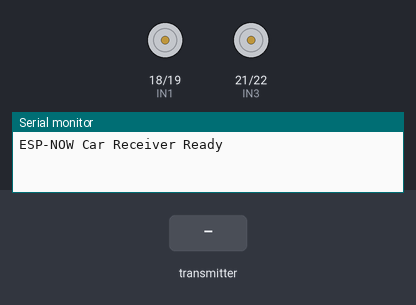
Recording of a sketch running on a simulated ESP32. On the bench: motor-driver pin pairs drawn as motors (green arrow = first pin HIGH = forward, orange = second pin HIGH = backward, longer = more drive, scaled by the enable pin), the last lines printed to the serial monitor. The test bench sets the inputs (shaded band).

Above: at 1.2 s.
1.3 s: the transmitter starts sending xPos = 1024
At 2.5 s:
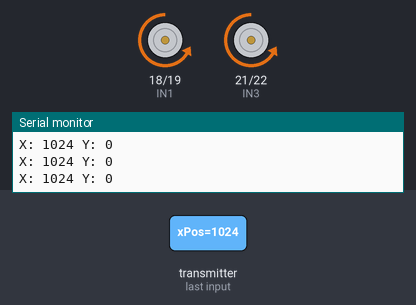
2.8 s: the transmitter starts sending yPos = 1024
At 3.8 s:
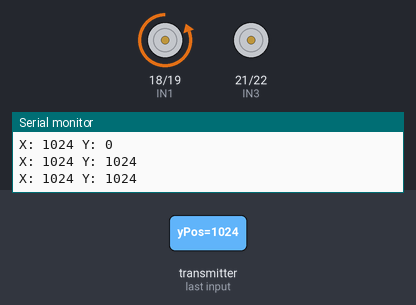
4.3 s: the transmitter starts sending xPos = 0
At 5.1 s:
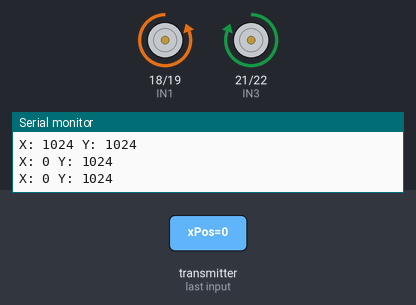
5.8 s: the transmitter starts sending yPos = 0
At 7.0 s:
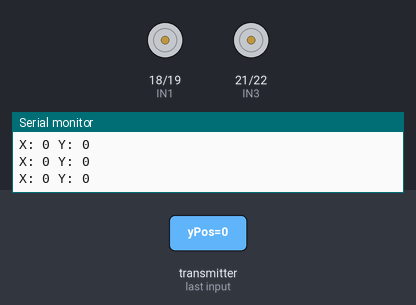
7.3 s: the transmitter starts sending yPos = 2048
At 8.5 s:
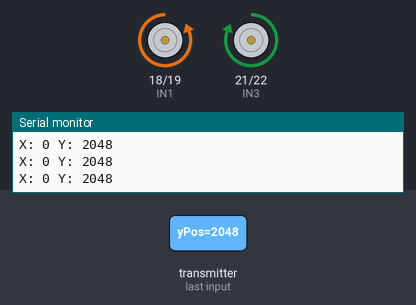
8.8 s: the transmitter starts sending xPos = 2048
At 9.7 s:
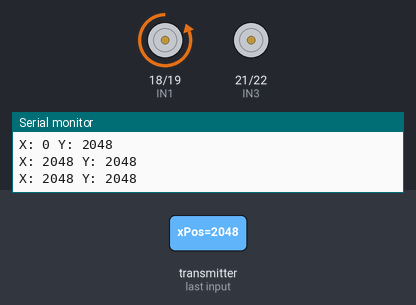
Timing chart, 0 to 11.3 s (numbered marks = the images above; inputs shaded):
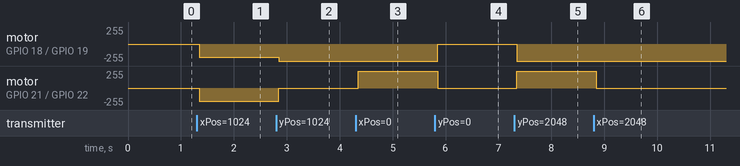

Measured:
- after the input at 1.3 s, motor on GPIO 18 (IN1) / GPIO 19 (IN2), motor on GPIO 21 (IN3) / GPIO 22 (IN4): stopped → backward 200/255 after 0.05 s
- after the input at 2.8 s, motor on GPIO 18 (IN1) / GPIO 19 (IN2): backward 200/255 → backward 255/255 after 0.05 s; motor on GPIO 21 (IN3) / GPIO 22 (IN4): backward 200/255 → stopped after 0.05 s
- after the input at 4.3 s, motor on GPIO 21 (IN3) / GPIO 22 (IN4): stopped → forward 255/255 after 0.05 s
- after the input at 5.8 s, motor on GPIO 18 (IN1) / GPIO 19 (IN2): backward 255/255 → stopped after 0.05 s; motor on GPIO 21 (IN3) / GPIO 22 (IN4): forward 255/255 → stopped after 0.05 s
- after the input at 7.3 s, motor on GPIO 18 (IN1) / GPIO 19 (IN2): stopped → backward 255/255 after 0.05 s; motor on GPIO 21 (IN3) / GPIO 22 (IN4): stopped → forward 255/255 after 0.05 s
- after the input at 8.8 s, motor on GPIO 21 (IN3) / GPIO 22 (IN4): forward 255/255 → stopped after 0.05 s

The sketch:

bluetooth_car_for_putti.ino
```cpp
#include <esp_now.h>
#include <WiFi.h>

#define IN1 18
#define IN2 19
#define IN3 21
#define IN4 22
#define ENA 25
#define ENB 26

int baseSpeed = 250;
int currentSpeedA = 250;
int currentSpeedB = 250;

// Structure to receive joystick data
typedef struct struct_message {
  int xPos;
  int yPos;
} struct_message;

struct_message joystickData;

void setup() {
  Serial.begin(115200);

  // Set device as a Wi-Fi Station
  WiFi.mode(WIFI_STA);

  // Init ESP-NOW
  if (esp_now_init() != ESP_OK) {
    Serial.println("Error initializing ESP-NOW");
    return;
  }

  // Register for a callback function that will be called when data is received
  esp_now_register_recv_cb(onDataReceive);

  pinMode(IN1, OUTPUT); pinMode(IN2, OUTPUT);
  pinMode(IN3, OUTPUT); pinMode(IN4, OUTPUT);
  pinMode(ENA, OUTPUT); pinMode(ENB, OUTPUT);

  // Initialize motors to stop
  stopMotors();

  Serial.println("ESP-NOW Car Receiver Ready");
}

void loop() {
  // Main loop is empty as we handle everything in the callback
  delay(10);
}

// Callback function - compatible with newer ESP32 core versions
void onDataReceive(const esp_now_recv_info *recv_info, const uint8_t *incomingData, int len) {
  memcpy(&joystickData, incomingData, sizeof(joystickData));

  Serial.print("X: "); Serial.print(joystickData.xPos);
  Serial.print(" Y: "); Serial.println(joystickData.yPos);

  processJoystickInput(joystickData.xPos, joystickData.yPos);
}

void processJoystickInput(int xPos, int yPos) {
  // Convert joystick values (-512 to 512) to motor control
  // Dead zone to prevent drift
  int deadZone = 50;

  if (abs(xPos) < deadZone && abs(yPos) < deadZone) {
    stopMotors();
    return;
  }

  // Calculate base speed from Y axis (forward/backward)
  int forwardSpeed = map(abs(yPos), deadZone, 512, 0, 255);
  forwardSpeed = constrain(forwardSpeed, 0, 255);

  // Calculate turn adjustment from X axis
  int turnAdjustment = map(abs(xPos), deadZone, 512, 0, 100);
  turnAdjustment = constrain(turnAdjustment, 0, 100);

  // Determine direction and apply differential steering
  if (yPos > deadZone) {
    // Moving forward
    if (xPos > deadZone) {
      // Forward right
      currentSpeedA = forwardSpeed;
      currentSpeedB = forwardSpeed - (forwardSpeed * turnAdjustment / 100);
    } else if (xPos < -deadZone) {
      // Forward left
      currentSpeedA = forwardSpeed - (forwardSpeed * turnAdjustment / 100);
      currentSpeedB = forwardSpeed;
    } else {
      // Straight forward
      currentSpeedA = forwardSpeed;
      currentSpeedB = forwardSpeed;
    }
    moveForwardDifferential();
  } else if (yPos < -deadZone) {
    // Moving backward
    if (xPos > deadZone) {
      // Backward right
      currentSpeedA = forwardSpeed;
      currentSpeedB = forwardSpeed - (forwardSpeed * turnAdjustment / 100);
    } else if (xPos < -deadZone) {
      // Backward left
      currentSpeedA = forwardSpeed - (forwardSpeed * turnAdjustment / 100);
      currentSpeedB = forwardSpeed;
    } else {
      // Straight backward
      currentSpeedA = forwardSpeed;
      currentSpeedB = forwardSpeed;
    }
    moveBackwardDifferential();
  } else {
    // Only turning (Y near zero)
    if (xPos > deadZone) {
      currentSpeedA = turnAdjustment * 2;
      currentSpeedB = turnAdjustment * 2;
      turnRight();
    } else if (xPos < -deadZone) {
      currentSpeedA = turnAdjustment * 2;
      currentSpeedB = turnAdjustment * 2;
      turnLeft();
    }
  }
}

void moveForwardDifferential() {
  analogWrite(ENA, currentSpeedA);
  analogWrite(ENB, currentSpeedB);
  digitalWrite(IN1, LOW); digitalWrite(IN2, HIGH);
  digitalWrite(IN3, HIGH); digitalWrite(IN4, LOW);
}

void moveBackwardDifferential() {
  analogWrite(ENA, currentSpeedA);
  analogWrite(ENB, currentSpeedB);
  digitalWrite(IN1, HIGH); digitalWrite(IN2, LOW);
  digitalWrite(IN3, LOW); digitalWrite(IN4, HIGH);
}

void moveForward() {
  analogWrite(ENA, baseSpeed);
  analogWrite(ENB, baseSpeed);
  digitalWrite(IN1, LOW); digitalWrite(IN2, HIGH);
  digitalWrite(IN3, HIGH); digitalWrite(IN4, LOW);
}

void moveBackward() {
  analogWrite(ENA, baseSpeed);
  analogWrite(ENB, baseSpeed);
  digitalWrite(IN1, HIGH); digitalWrite(IN2, LOW);
  digitalWrite(IN3, LOW); digitalWrite(IN4, HIGH);
}

void turnLeft() {
  analogWrite(ENA, currentSpeedA);
  analogWrite(ENB, currentSpeedB);
  digitalWrite(IN1, HIGH); digitalWrite(IN2, LOW);
  digitalWrite(IN3, HIGH); digitalWrite(IN4, LOW);
}

void turnRight() {
  analogWrite(ENA, currentSpeedA);
  analogWrite(ENB, currentSpeedB);
  digitalWrite(IN1, LOW); digitalWrite(IN2, HIGH);
  digitalWrite(IN3, LOW); digitalWrite(IN4, HIGH);
}

void stopMotors() {
  digitalWrite(IN1, LOW); digitalWrite(IN2, LOW);
  digitalWrite(IN3, LOW); digitalWrite(IN4, LOW);
}
```
